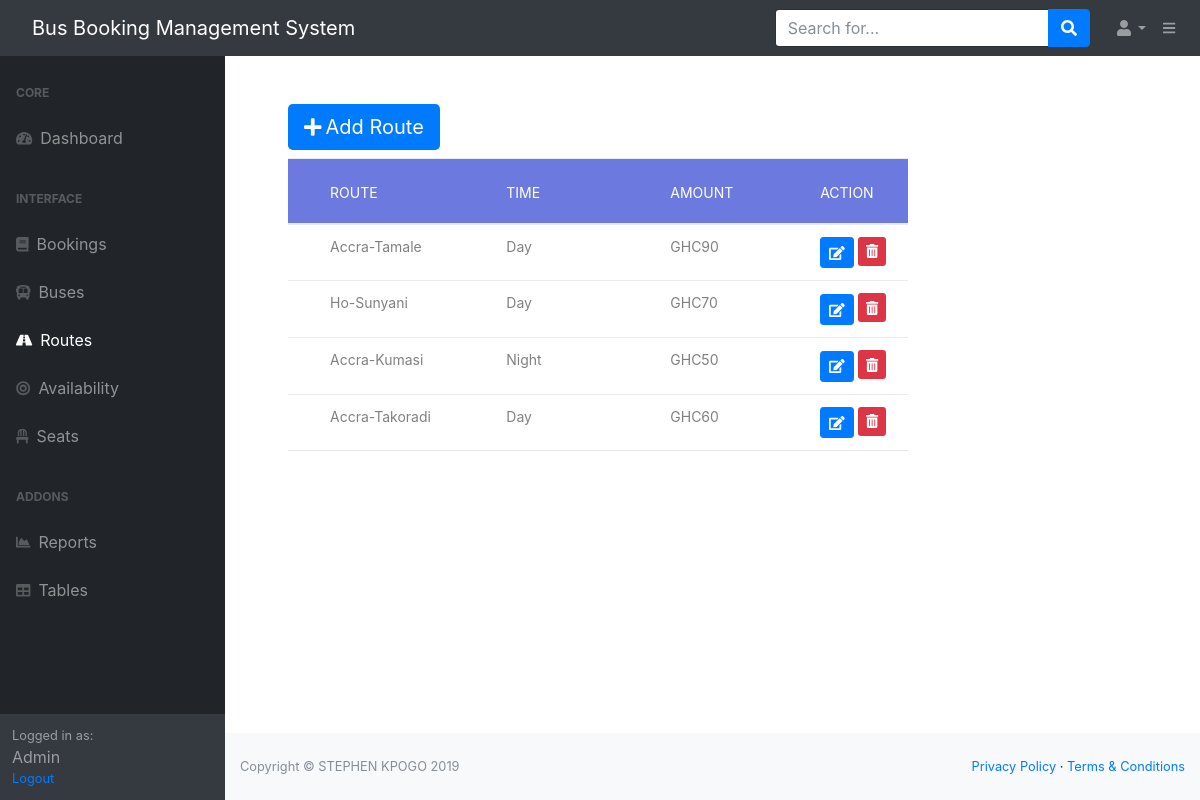
Before: /routes (signed in) with the older database file.
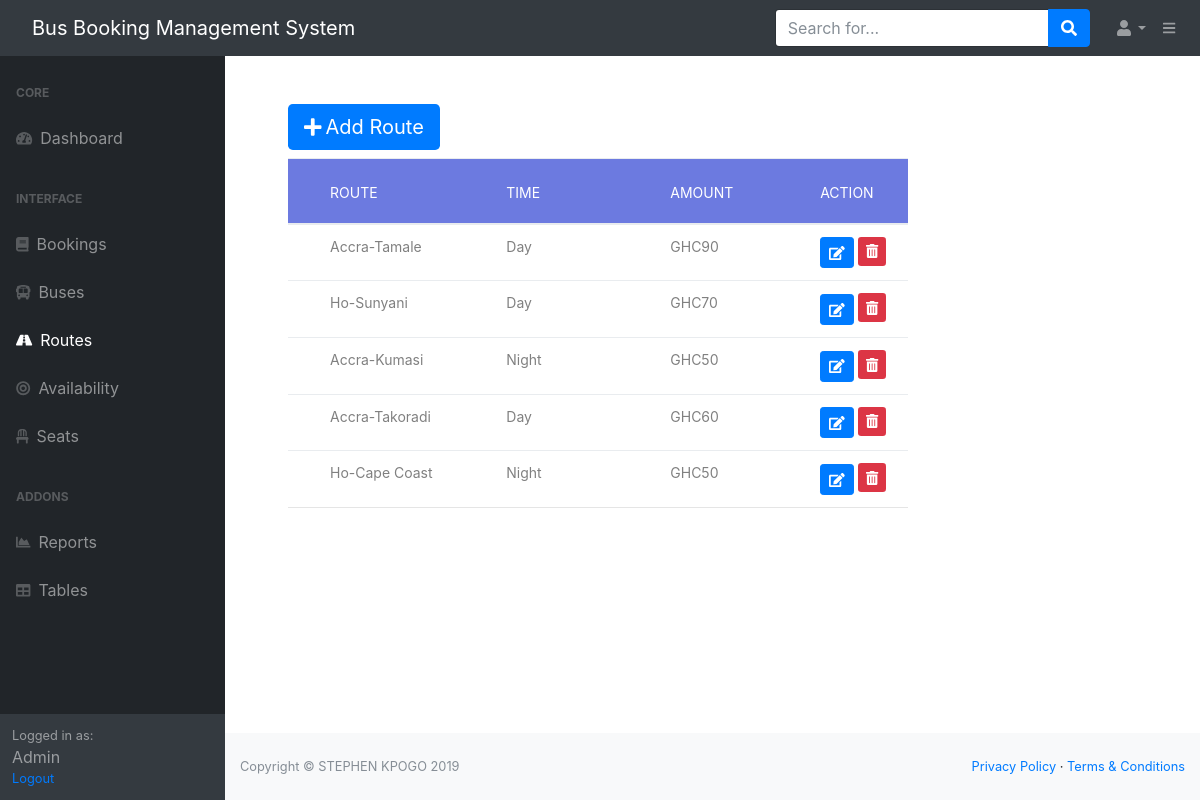
After: the same page with the newer database file.
### bbs/models.py (models this page shows, shortened)
class Route(db.Model):
    id = db.Column(db.Integer, primary_key=True)
    name = db.Column(db.String(60), nullable=False)
    time = db.Column(db.String(60), nullable=False)
    amount = db.Column(db.Integer(), nullable=False)
    availability = db.relationship('Availability', backref='route')
    booking = db.relationship('Booking', backref='route')

### bbs/admin/routes.py (the view)
@myadmin.route('/routes',methods=['GET','POST'])
@roles_required('admin')
def routes():
    routes = Route.query.all()
    form = AddRouteForm()
    if form.validate_on_submit():
        route = Route(name=form.name.data,time=form.time.data,amount=form.amount.data)
        db.session.add(route)
        db.session.commit()
        flash(f'Route {form.name.data} has been added','success')
        return redirect(url_for('myadmin.routes'))
    return render_template('/admin/routes.html',routes=routes,form=form)

### bbs/forms.py
class AddRouteForm(FlaskForm):
    name = StringField('Route Name', validators=[DataRequired(),Length(min=3,max=40)])
    time = SelectField('Time',choices=[('Day','Day'),('Night','Night')])
    amount = IntegerField('Amount',validators=[DataRequired()])
    submit = SubmitField('Add Route')

### bbs/templates/admin/routes.html (shortened to what this page needs)
{% extends "admin/admin_layout.html"%}
{% block content%}
<div class="table100 ver3 col-8 m-b-110 ml-5 mr-5 mt-5">
    <div class="mt-5 mb-2 ">
        <button type="button" class="btn-lg btn-primary" data-toggle="modal" data-target="#AddRouteModal"><i class="fas fa-plus mr-1"></i>Add Route</button>
     </div>
<table class="table table-hover">
  <thead>
    <tr class="row100 head">
      <th class="column100 column1" data-column="column2">Route</th>
      <th class="column100 column1" data-column="column2">Time</th>
      <th class="column100 column1" data-column="column2">Amount</th>
      <th class="column100 column8" data-column="column8">Action</th>
    </tr>
  </thead>
  <tbody>
    {% for route in routes%}
    <tr class="">
      <td class="column100 column1" data-column="column1">{{route.name}}</td>
      <td class="column100 column1" data-column="column1">{{route.time}}</td>
      <td class="column100 column1" data-column="column1">GHC{{route.amount}}</td>
     <td class="column100 column8" data-column="column8"><a class="btn btn-sm btn-primary" href="{{url_for('myadmin.edit_route',id=route.id)}}">
         <i class="fas fa-edit"></i></a>
      <a type="button" class="btn-sm btn-danger" href="{{url_for('myadmin.delete',id=route.id)}}"> <i class="fas fa-trash-alt"></i></a>
        </td>
        </tr>
    {% endfor %}
  </tbody>
</table>
</div>
{% endblock content%}

Changed rows visible on the page:
added Route: name "Ho-Cape Coast", time "Night", amount "50"
